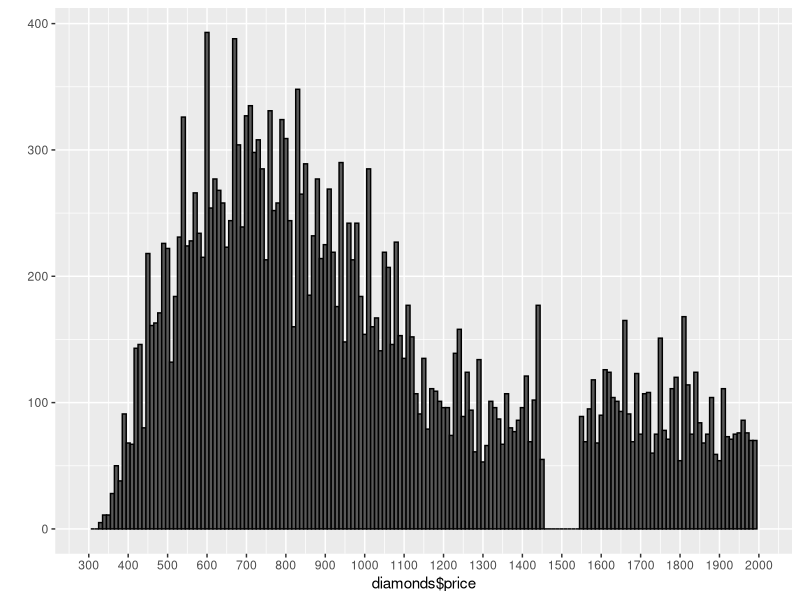
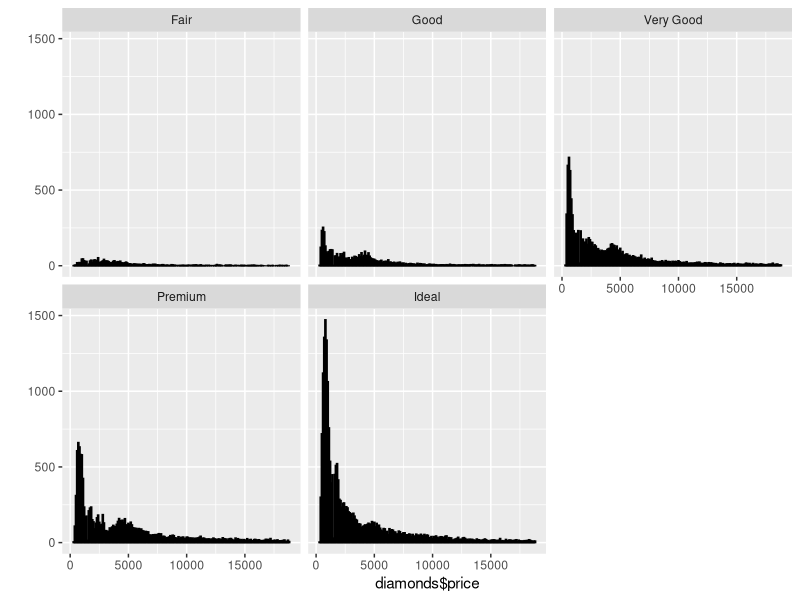

Recreate these plots in R, in order.
library(ggplot2)
data(diamonds)

data(diamonds)

qplot(data = diamonds, x = diamonds$price, binwidth = 10,
      color = I("black")) +
  scale_x_continuous(limits = c(300, 2000), breaks = seq(300, 2000, 100))

max(diamonds$price)

qplot(data = diamonds, x = diamonds$price, binwidth = 100,
      color = I("black")) +
  facet_wrap(~cut)

by(diamonds$price, diamonds$cut, summary)
